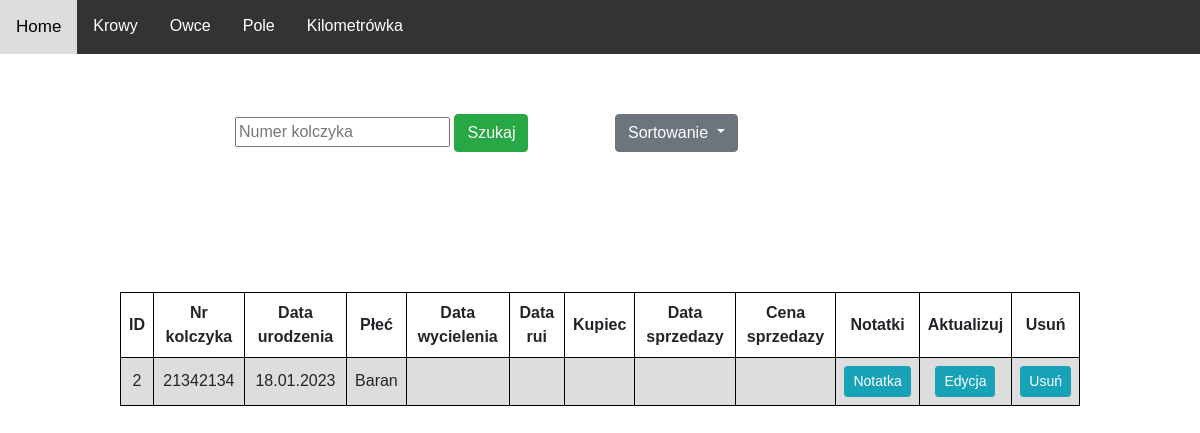
The app's page /sheep/table/ with its own data.
### Sheep/models.py (models this page shows)
class Sheep(models.Model):
    MALE = 'Owca'
    FEMALE = 'Baran'
    SEX_CHOICES = [
        (MALE, 'Owca'),
        (FEMALE, 'Baran'),
    ]
    earring_number = models.CharField(max_length=10, unique=True)
    birth_date = models.DateField()
    sex = models.CharField(max_length=5, choices=SEX_CHOICES)
    buyer = models.CharField(max_length=20, blank=True, null=True)
    sale_price = models.FloatField(blank=True, null=True)
    sale_date = models.DateField(blank=True, null=True, )
    calving_date = models.DateField(blank=True, null=True) #wycielenie
    estrus_date = models.DateField(blank=True, null=True) #ruja
    note = models.TextField(blank=True, max_length=1000, null=True)

### Sheep/views.py (the view)
# urls.py: path('sheep/table/', SheepView.tableSheep),
def tableSheep(request):
    sheep = Sheep.objects.all()
    context = {
        'sheep': sheep,
    }
    return render(request, 'Sheep/table.html', context)

### Sheep/templates/Sheep/table.html (shortened to what this page needs)
{% extends 'MainPage/main.html' %}
{% block content %}
<div class="container">
  <div class="row" style="margin-top:60px">
    <div class="col-md-4 offset-md-2" >
      <form action="/sheep/search">
        <input type="text" name="earring_num" placeholder="Numer kolczyka">
        <button class="btn btn-success" type="submit">Szukaj</button>
      </form>
    </div>
    <div class="col-md-4" >
      <div class="dropdown" style="margin-bottom:40px" >
        <button class="btn btn-secondary dropdown-toggle" data-bs-toggle="dropdown" type="button" id="dropdownMenuButton" data-toggle="dropdown" aria-haspopup="true" aria-expanded="false">
          Sortowanie
        </button>
      </div>
    </div>
  </div>
</div>
<table class="center">
  <tr>
    <th>ID</th>
    <th>Nr kolczyka</th>
    <th>Data urodzenia</th>
    <th>Płeć</th>
    <th>Data wycielenia</th>
    <th>Data rui</th>
    <th>Kupiec</th>
    <th>Data sprzedazy</th>
    <th>Cena sprzedazy</th>
    <th>Notatki</th>
    <th>Aktualizuj</th>
    <th>Usuń</th>
  </tr>
  {% for k in sheep %}
  <tr>
    <td>{{k.id}}</td>
    <td>{{k.earring_number}}</td>
    <td>{{k.birth_date|date:"d.m.Y"}}</td>
    <td>{{k.sex}}</td>
    <td>{{k.calving_date|date:"d.m.Y"}}</td>
    <td>{{k.estrus_date|date:"d.m.Y"}}</td>
    <td>{{k.buyer|default_if_none:''}}</td>
    <td>{{k.sale_date|date:"d.m.Y"}}</td>
    <td>{{k.sale_price|date:"d.m.Y"}}</td>
    <td><a class="btn btn-sm btn-info" href="{% url 'note_sheep' k.id %}">Notatka</a></td>
    <td><a class="btn btn-sm btn-info" href="{% url 'update_sheep' k.id %}">Edycja</a></td>
    <td><a class="btn btn-sm btn-info" href="{% url 'delete_sheep' k.id %}">Usuń</a></td>
  </tr>
  {% endfor %}
</table>
{% endblock %}

### MainPage/static/formating.css (style rules this page uses)
body { background-color: white; margin: 0; font-family: Arial, Helvetica, sans-serif; }
table { font-family: arial, sans-serif; border-collapse: collapse; width: 80%; }
table.center { position: relative; top: 100px; margin-left: auto; margin-right: auto; }
td, th { border: 1px solid black; text-align: center; padding: 8px; border-collapse: collapse; }
tr:nth-child(even) { background-color: #dddddd; }

### records on screen
Sheep: id "2", earring_number "21342134", birth_date "18.01.2023", sex "Baran"
